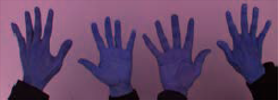
#> input picture white_patch/test_blue.png, 278 x 100 px; its folder holds only this picture in this run
$ jupyter execute VPC1_2025_B3_TP1.ipynb
#> lines starting #> are read from the running program, lines starting #| are printed output that depends on the picture
# Visión por Computadora I - 2025 - B3 - Trabajo práctico 1
**Inteligencia Artificial - CEIA - FIUBA**

## Autores

- **Mealla Pablo**.
- **Mendoza Dante**.
- **Vasquez Jorge**.
- **Viñas Gustavo**.

# 💻 TP1 - Parte 1 (imágenes en /white_patch)

1. Implementar el algoritmo White Patch para librarnos de las diferencias de color de iluminación.
2. Mostrar los resultados obtenidos y analizar las posibles fallas (si es que las hay) en el caso de White patch.

[cell 1]
import cv2
import numpy as np
import matplotlib.pyplot as plt
import glob
import os

[cell 2]
def white_patch(img: np.ndarray) -> tuple[np.ndarray, tuple[np.uint8, np.uint8, np.uint8]]:
    """
    Normaliza imagen con algoritmo white-patch

    Parameters
    ----------
    img: np.ndarray
        Imagen original

    Returns
    ------
    img: (numpy.ndarray)
        Imagen modificada con algoritmo aplicado
    """
    if (img.ndim != 3):
        raise Exception("El array de imagen debe ser de 3 dimensiones.")

    # Obtenemos los máximos por canal
    max_vals = img.max(axis=(0, 1))

    # Aplicamos la corrección, convirtiendo a float por utilizar 255.0
    img_corrected = img * 255.0 / max_vals

    # Devolvemos la imagen normalizada, reconvertida a uint8
    return img_corrected.astype(np.uint8), max_vals

def show_images(imgOrig: np.ndarray, imgMod: np.ndarray, imgName: str, max_vals: tuple[np.uint8, np.uint8, np.uint8]) -> None:
    # Mostramos la imagen original vs corregida
    _, axs = plt.subplots(1, 2, figsize=(10, 5))
    axs[0].imshow(imgOrig)
    axs[0].set_title(f"Original {imgName}. Max: (R: {max_vals[0]}, G: {max_vals[1]}, B: {max_vals[2]})")
    axs[0].axis("off")

    axs[1].imshow(imgMod)
    axs[1].set_title(f"White Patch {imgName}")
    axs[1].axis("off")

    plt.tight_layout()
    plt.show()

[cell 3]
# Cargamos la carpeta de imágenes
image_paths = glob.glob("./white_patch/*.*")

for path in image_paths:
    img = cv2.imread(path, flags=cv2.IMREAD_COLOR_RGB)
#> img is the input picture: shape (100, 278, 3); mean B, G, R 103, 69.5, 100.7
    corrected, max_vals = white_patch(img)
#> in white_patch, `max_vals = img.max(axis=(0, 1))`: max_vals = [165, 138, 200]
#> in white_patch, `img_corrected = img * 255.0 / max_vals`:
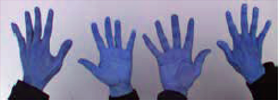
#> img_corrected: shape (100, 278, 3) float64; mean B, G, R 159.2, 128.4, 128.4
#> max_vals = [165, 138, 200]
    show_images(img, corrected, os.path.basename(path), max_vals)
#> in show_images, `plt.show()`:
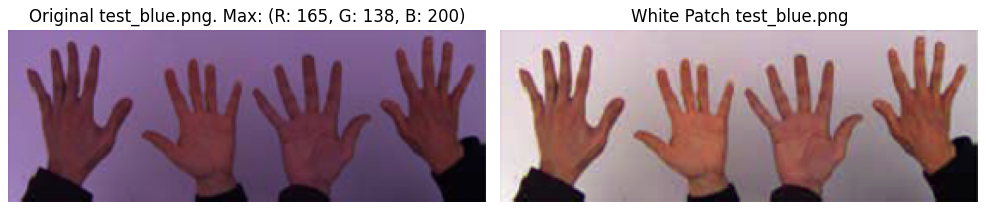
#> figure drawn by matplotlib, 2 panels; B, G, R data is drawn as R, G, B

# 🔍 Análisis de fallas

Entendemos que el método White Patch asume que en cada imagen hay al menos un píxel blanco puro, lo cual no siempre se cumple. Ademas si la imagen esta dominada por algun color especifico, puede ocasionar saturacion de color. Esto trae como consecuencia que en este tipo de imagenes no sea lo mas conveniente aplicar este algoritmo. Podemos verlo en las imagenes que estan saturadas con un color rojo, verde o azul, en ellas se puede observar que el algoritmo no funciona muy bien, Caso contrario, en las imagenes de las manos si se logro unos resultados satisfactorios.

----------------

El problema que encontramos con white patch al aplicarlo en toda la imagen, es que si hay algún pixel cercano al blanco (cercano a 255 en los 3 colores), el máximo de cada color será ese valor y por consiguiente no habrá prácticamente modificación en la imagen original.
En el caso extremo, donde haya al menos 1 pixel totalmente blanco, el algoritmo no realizará cambios, ya que en los 3 colores el máximo será 255 (dividiendo), que se anula con el 255 (multiplicando).
Este problema se observa en la imagen wp_blue, donde en el sector superior derecho se visualiza una franja blanca que parece estar detras de la zona iluminada en azul (Esa franja no esta afectada por la misma fuente de luz, pero se ve en el cuadro). Confirmamos esta sospecha al ver los valores máximos en cada canal (255, 255, 255), lo que quiere decir que hay blanco presente en la imagen, por lo cual no habrá cambios al aplicar el algoritmo.
En wp_red2 ocurre algo similar al caso anterior, donde el piso blanco afecta al algoritmo, no consiguiendo mejorar casi nada la imagen.
El algoritmo también tiene problemas al trabajar sobre colores puros o casi puros (R, G o B), porque al aplicar la corrección, los colores puros no se ven alterados por el ajuste de los canales que no lo componen (o que lo componen pero en baja proporción).
La imagen wp_green2 parece tener este problema, el verde se observa bastante puro, y en la imagen modificada, no se observa mejora sobre ese color, aunque si se observan ligeras mejoras sobre los rojos.
En las imágenes wp_green y wp_red, como hay sectores donde el color dominante es muy claro (hacia el blanco) o muy puro, el efecto que se consigue no es tan bueno, pero se aprecia ligeramente.
En el caso de las imágenes de las manos, al no haber colores cercanos al blanco, y al tener los fondos una proporción de los 3 canales (donde podría pensarse que hay predominio de un canal), el efecto que se consigue es mucho más marcado, mejorando notablemente las imágenes.

# 🔬 TP1 - Parte 2

1. Para las imágenes img1_tp.png y img2_tp.png leerlas con OpenCV en escala de grises y visualizarlas.
2. Elija el numero de bins que crea conveniente y grafique su histograma, compare los histogramas entre si.
   Explicar lo que se observa, si tuviera que entrenar un modelo de clasificación/detección de imágenes,
   considera que puede ser de utilidad tomar como ‘features’ a los histogramas?

[cell 4]
# Leemos las imágenes en escala de grises
img1 = cv2.imread('img/img1_tp.png', cv2.IMREAD_GRAYSCALE)
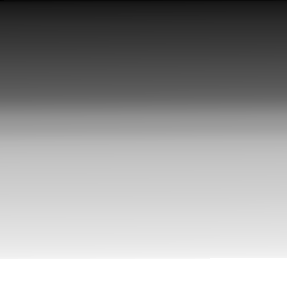
#> input picture img/img1_tp.png, 287 x 288 px
#> img1 is the input picture: shape (288, 287); min 2, max 255, mean 154.8
img2 = cv2.imread('img/img2_tp.png', cv2.IMREAD_GRAYSCALE)
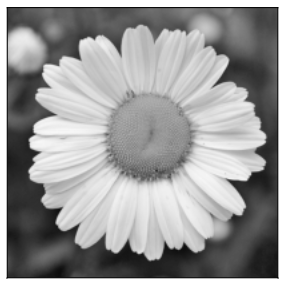
#> input picture img/img2_tp.png, 287 x 288 px
#> img2 is the input picture: shape (288, 287); min 2, max 255, mean 154.8

# Visualizamos las imágenes
fig, axs = plt.subplots(1, 2, figsize=(10, 5))
axs[0].imshow(img1, cmap='gray')
axs[0].set_title("Imagen 1")
axs[0].axis("off")

axs[1].imshow(img2, cmap='gray')
axs[1].set_title("Imagen 2")
axs[1].axis("off")

plt.tight_layout()
plt.show()

## 📊 Histograma y comparación

[cell 5]
# Elegimos número de bins
bins = 32
range_vals = [0, 256]

# Calculamos los histogramas
hist1 = cv2.calcHist([img1], [0], None, [bins], range_vals)
#> hist1 = 32 values, max 8400 at index 31, min 4 at index 0, mean 2583
hist2 = cv2.calcHist([img2], [0], None, [bins], range_vals)
#> hist2 has the same summary as hist1

# Normalizamos para comparar en la misma escala
hist1_norm = hist1 / hist1.sum()
#> hist1_norm = 32 values, max 0.102 at index 31, min 4.84e-05 at index 0, mean 0.0312
hist2_norm = hist2 / hist2.sum()
#> hist2_norm has the same summary as hist1_norm

# Graficamos la imagen 1
plt.figure(figsize=(10, 5))
plt.plot(hist1_norm, label='Imagen 1', color='blue')
#plt.plot(hist2_norm, label='Imagen 2', color='orange')
plt.title("Histogramas normalizados (32 bins)")
plt.xlabel("Bin")
plt.ylabel("Frecuencia relativa")
plt.legend()
plt.grid(True)
plt.show()
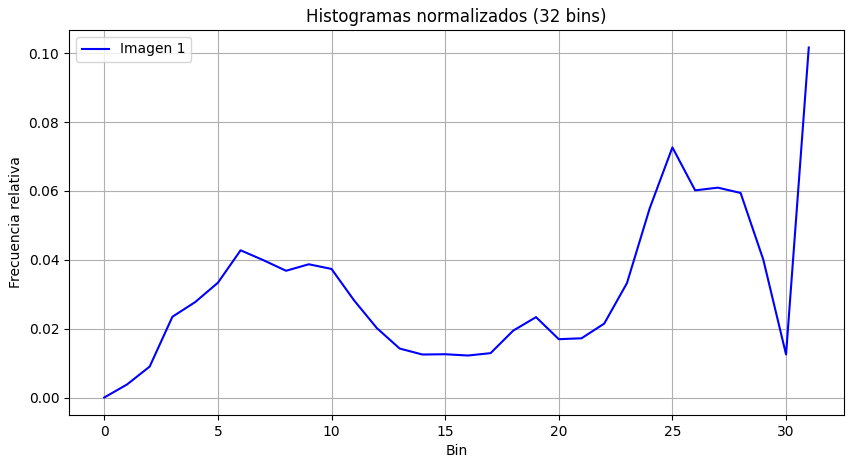
#> figure drawn by matplotlib, 1 panel; curve peaks at x = 31, y = 0.102

# Graficamos la imagen 2
plt.figure(figsize=(10, 5))
#plt.plot(hist1_norm, label='Imagen 1', color='blue')
plt.plot(hist2_norm, label='Imagen 2', color='orange')
plt.title("Histogramas normalizados (32 bins)")
plt.xlabel("Bin")
plt.ylabel("Frecuencia relativa")
plt.legend()
plt.grid(True)
plt.show()
#> figure, not shown here; curve peaks at x = 31, y = 0.102

# Graficamos ambas imagenes
plt.figure(figsize=(10, 5))
plt.plot(hist1_norm, label='Imagen 1', color='blue')
plt.plot(hist2_norm, label='Imagen 2', color='orange')
plt.title("Histogramas normalizados (32 bins)")
plt.xlabel("Bin")
plt.ylabel("Frecuencia relativa")
plt.legend()
plt.grid(True)
plt.show()
#> figure, not shown here; curve peaks at x = 31, y = 0.102; curve peaks at x = 31, y = 0.102

# 🔍 Observaciones sobre los histogramas

Al comparar los histogramas de img1_tp.png e img2_tp.png, observamos que son prácticamente idénticos. Esto al comienzo nos trajo dudas pero concluimos que ambas imágenes tienen una distribución de intensidades muy similar, incluso si visualmente parecen diferentes.

Creemos que esto es una limitante en los histogramas, ya que no considera la intensidad.
Esto resalta una limitación importante de los histogramas como descriptores de imágenes, ya que no capturan información de intensidad, sino cuántos píxeles tienen cada valor.

#### ¿Sirven los histogramas como features?

Teniendo presente, el problema que observamos en el punto anterior, podemos decir que los histogramas pueden ser utiles como una primera aproximacion. Pero los combinariamos junto con otros features o directamente no utilizarlos. Quizas tambien dependa del contexto si es utili su utilizacion o no.

-----------------

[cell 6]
# 256 bins, uno por cada tono de gris (valores posibles del tipo uint8)
bins = 256
range_vals = (0, 255)

images = ["./img/img1_tp.png", "./img/img2_tp.png"]
fig = plt.figure(figsize=(15,15))
axn=plt.subplot(313)
colors = ["blue", "orange"]
x = 0
for img in images:
    # Cargo la imagen
    img_cv = cv2.imread(img, flags=cv2.IMREAD_GRAYSCALE)
    img_name = os.path.basename(img)
    # Muestro la imagen
    ax1=plt.subplot(321+x)
    ax1.imshow(img_cv, cmap='gray', vmin=0, vmax=255)
    ax1.set_title(f'Image {img_name}')
    # Muestro el histograma
    ax2=plt.subplot(323+x)
    hist, _ = np.histogram(img_cv.ravel(),bins,range_vals)
#> hist = 256 values, max 8400 at index 255, min 0 at index 0, mean 322.9
    ax2.plot(hist, label=f'Histogram {img_name}', color=colors[x%2])
    ax2.set_xlabel("Bin")
    ax2.set_ylabel("Frecuencia")
    ax2.grid(True)
    ax2.legend()
    # Grafico histogramas en un mismo plot
    axn.plot(hist, label=f'Histogram {img_name}', color=colors[x%2])
    x += 1
axn.legend()
axn.set_xlabel("Bin")
axn.set_ylabel("Frecuencia")
axn.grid(True)
plt.show()
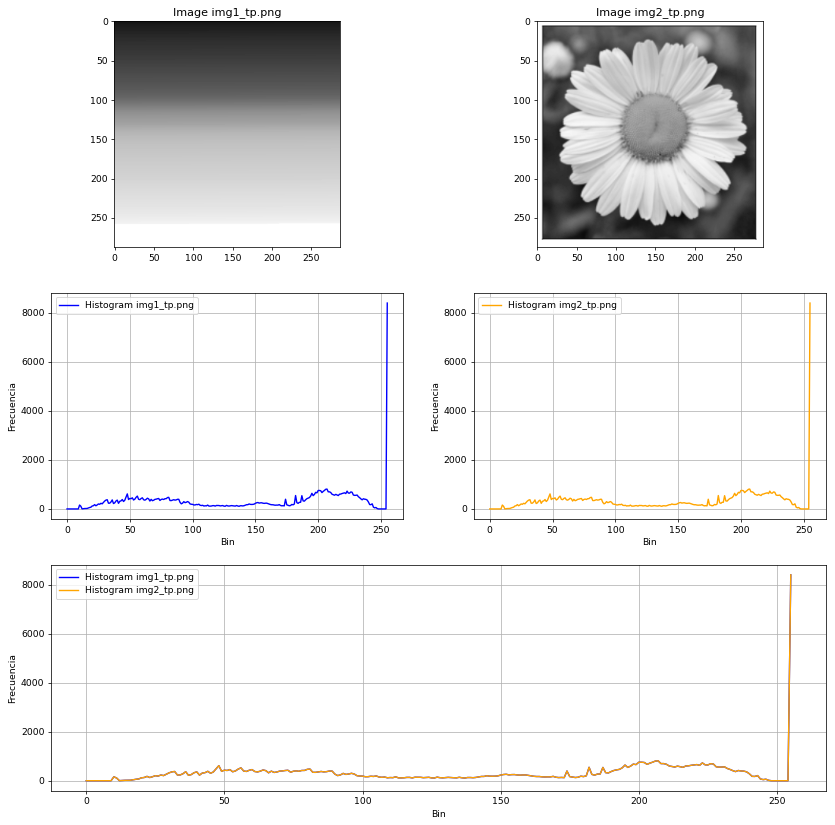
#> figure drawn by matplotlib, 5 panels; panel 1: curve peaks at x = 255, y = 8400; panel 1: curve peaks at x = 255, y = 8400; panel 3: curve peaks at x = 255, y = 8400; panel 5: curve peaks at x = 255, y = 8400
